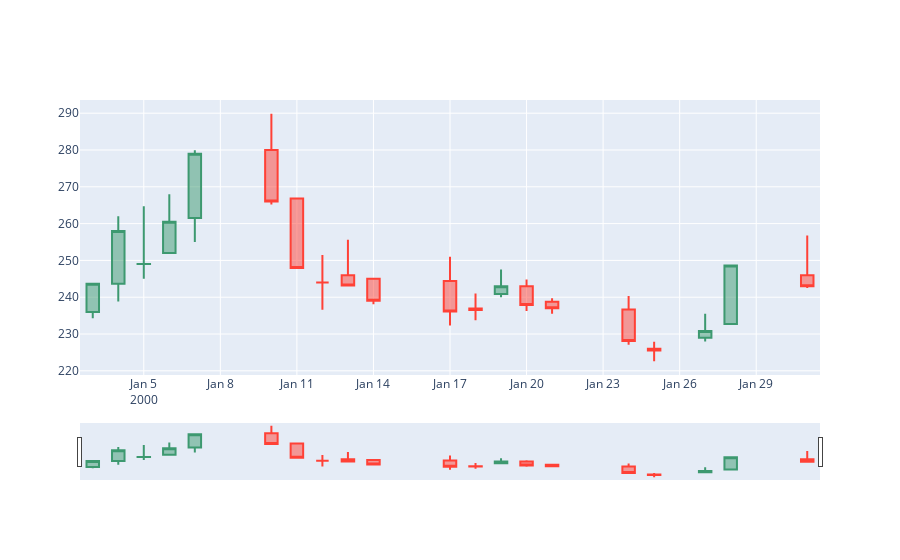

Write notebook code for a chart like this one.
### Code cell
fig.add_candlestick(x = data['Date'], low = data['Low'],
                   high = data['High'],
                   open = data['Open'],
                    close = data['Last'])
